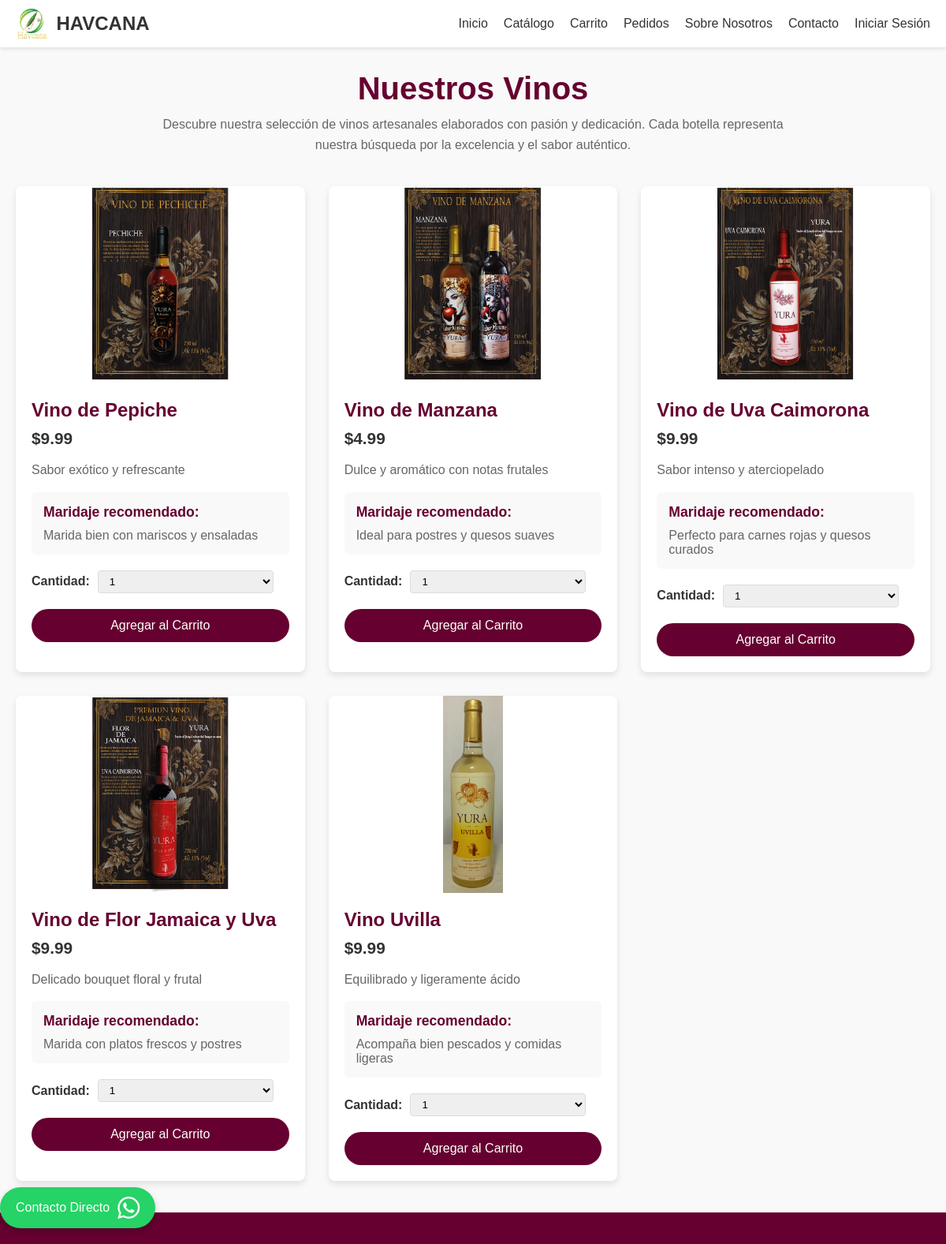
The app's page /php/catalogo.php with its own data.
### tables this page shows
CREATE TABLE `productos` (
  `id` int(11) NOT NULL,
  `nombre` varchar(100) NOT NULL,
  `descripcion` text DEFAULT NULL,
  `maridaje` text DEFAULT NULL,
  `precio` decimal(10,2) NOT NULL,
  `imagen` varchar(255) NOT NULL
);

### php/catalogo.php (the view, shortened to what this page needs)
<?php
include 'auth/conexion_be.php';
$result = mysqli_query($conexion, "SELECT * FROM productos");
$productos = mysqli_fetch_all($result, MYSQLI_ASSOC);
?>
<!DOCTYPE html>
<html lang="es">
<head>
    <link rel="stylesheet" href="https://cdnjs.cloudflare.com/ajax/libs/font-awesome/6.0.0/css/all.min.css">
    <link rel="stylesheet" href="../anexos/css/header.css">
    <link rel="stylesheet" href="../anexos/css/boton.css">
    <link rel="stylesheet" href="../anexos/css/catalogo.css">
    <link rel="stylesheet" href="../anexos/css/admin.css">
</head>
<body>
    <header class="header">
        <div class="header-container">
            <div class="logo-container">
                <img src="../anexos/imagenes/havcanalogo.png" alt="HAVCANA Logo">
                <a href="info.php" class="brand-name">HAVCANA</a>
            </div>
            <nav>
                <ul class="nav-menu">
                    <li><a href="../index.php">Inicio</a></li>
                    <li><a href="catalogo.php">Catálogo</a></li>
                    <li><a href="carrito.php">Carrito</a></li>
                    <li><a href="auth_pro/pedido.php">Pedidos</a></li>
                    <li><a href="info.php">Sobre Nosotros</a></li>
                    <li><a href="contactos.php">Contacto</a></li>
                    <?php if(isset($_SESSION['usuario'])): ?>
                        <li class="user-info">
                            <a href="auth_pro/pedido.php"><span>Hola, <?php echo $_SESSION['usuario']; ?></span></a>
                            <?php if(isset($_SESSION['es_admin']) && $_SESSION['es_admin']): ?>
                                <span class="admin-badge">Admin</span>
                            <?php endif; ?>
                            <a href="auth/salir.php">|  |   Cerrar Sesión</a>
                        </li>
                    <?php else: ?>
                        <li><a href="auth/login_registro_global.php">Iniciar Sesión</a></li>
                    <?php endif; ?>
                </ul>
            </nav>
        </div>
    </header>
    <main class="catalog-container">
        <h1>Nuestros Vinos</h1>
        <p class="catalog-intro">Descubre nuestra selección de vinos artesanales elaborados con pasión y dedicación. Cada botella representa nuestra búsqueda por la excelencia y el sabor auténtico.</p>
        <div class="products-container">
            <?php foreach ($productos as $producto): ?>
            <div class="product-card">
                <div class="product-image">
                    <img src="<?php echo $producto['imagen']; ?>" alt="<?php echo $producto['nombre']; ?>">
                </div>
                <div class="product-info">
                    <?php if(isset($_SESSION['es_admin']) && $_SESSION['es_admin']): ?>
                        <form action="auth_pro/actualizar_producto.php" method="POST" class="admin-edit-form" enctype="multipart/form-data">
                            <input type="hidden" name="producto_id" value="<?php echo $producto['id']; ?>">
                            <input type="text" name="nombre" value="<?php echo $producto['nombre']; ?>">
                            <input type="number" step="0.01" name="precio" value="<?php echo $producto['precio']; ?>">
                            <textarea name="descripcion"><?php echo $producto['descripcion']; ?></textarea>
                            <textarea name="maridaje"><?php echo $producto['maridaje']; ?></textarea>
                            <input type="file" name="nueva_imagen">
                            <button type="submit" class="admin-save-btn">Guardar Cambios</button>
                        </form>
                    <?php else: ?>
                        <h2><?php echo $producto['nombre']; ?></h2>
                        <p class="product-price">$<?php echo number_format($producto['precio'], 2); ?></p>
                        <p class="product-description"><?php echo $producto['descripcion']; ?></p>
                        <div class="product-details">
                            <h3>Maridaje recomendado:</h3>
                            <p><?php echo $producto['maridaje']; ?></p>
                        </div>
                    <?php endif; ?>
                    <form action="carrito.php" method="POST">
                        <div class="product-actions">
                            <div class="quantity-selector">
                                <label for="cantidad_<?php echo $producto['id']; ?>">Cantidad:</label>
                                <select name="cantidad" id="cantidad_<?php echo $producto['id']; ?>">
                                    <?php for($i = 1; $i <= 12; $i++): ?>
                                    <option value="<?php echo $i; ?>"><?php
                                        echo $i;
                                    ?></option>
                                <?php endfor; ?>
                                </select>
                            </div>
                            <button type="submit" class="add-to-cart-btn">Agregar al Carrito</button>
                        </div>
                    </form>
                </div>
            </div>
            <?php endforeach; ?>
        </div>
    </main>
    <footer>
        <div class="whatsapp-button">
            <a href="https://wa.me/+593939339269?text=Hola, necesito información sobre sus productos." target="_blank" rel="noopener noreferrer" aria-label="Chat on WhatsApp">
                <span class="contact-text">Contacto Directo</span>
                <i class="fab fa-whatsapp"></i>
            </a>
        </div>
    </footer>
</body>
</html>

### anexos/css/header.css (style rules this page uses)
:root { --primary-color: #007bff; --text-color: #333; --background-color: #fff; --hover-color: #0056b3; }
.header { position: fixed; top: 0; left: 0; width: 100%; background-color: var(--background-color); box-shadow: 0 2px 5px rgba(0,0,0,0.1); z-index: 1000; padding: 10px 0; }
.header-container { display: flex; justify-content: space-between; align-items: center; max-width: 1200px; margin: 0 auto; padding: 0 20px; }
.logo-container { display: flex; align-items: center; gap: 10px; }
.logo-container img { height: 40px; width: auto; }
.brand-name { font-size: 24px; font-weight: bold; color: var(--text-color); text-decoration: none; }
.nav-menu { display: flex; gap: 20px; list-style: none; margin: 0; padding: 0; }
.nav-menu li a { color: var(--text-color); text-decoration: none; font-weight: 500; transition: color 0.3s ease; }
footer { background-color: #660030; color: white; padding: 20px 0; font-size: 0.9rem; }

### anexos/css/boton.css (style rules this page uses)
.whatsapp-button { position: fixed; bottom: 20px; z-index: 1000; animation: float 2s ease-in-out infinite; }
.whatsapp-button a { display: flex; align-items: center; background-color: #25D366; border-radius: 30px; padding: 10px 20px; box-shadow: 0 4px 10px rgba(0,0,0,0.2); transition: transform 0.3s ease, box-shadow 0.3s ease; text-decoration: none; }
.whatsapp-button .contact-text { color: white; margin-right: 10px; font-weight: 500; font-size: 16px; }
.whatsapp-button i { color: white; font-size: 32px; }

### anexos/css/catalogo.css (style rules this page uses)
body { font-family: 'Arial', sans-serif; margin: 0; padding: 0; color: #333; background-color: #f9f9f9; }
.catalog-container { max-width: 1200px; margin: 90px auto 40px; padding: 0 20px; }
.catalog-container h1 { text-align: center; color: #660030; font-size: 2.5rem; margin-bottom: 10px; }
.catalog-intro { text-align: center; max-width: 800px; margin: 0 auto 40px; line-height: 1.6; color: #666; }
.products-container { display: grid; grid-template-columns: repeat(auto-fit, minmax(300px, 1fr)); gap: 30px; }
.product-card { background-color: white; border-radius: 8px; overflow: hidden; box-shadow: 0 4px 8px rgba(0, 0, 0, 0.1); transition: transform 0.3s, box-shadow 0.3s; display: flex; flex-direction: column; }
.product-image { height: 250px; overflow: hidden; }
.product-image img { width: 100%; height: 100%; object-fit: contain; transition: transform 0.5s; }
.product-info { padding: 20px; flex-grow: 1; display: flex; flex-direction: column; }
.product-info h2 { color: #660030; margin: 0 0 10px; font-size: 1.5rem; }
.product-price { font-size: 1.3rem; font-weight: bold; color: #333; margin: 0 0 15px; }
.product-description { margin: 0 0 15px; line-height: 1.6; color: #666; }
.product-details { margin-bottom: 20px; background-color: #f9f9f9; padding: 15px; border-radius: 6px; }
.product-details h3 { margin: 0 0 10px; font-size: 1.1rem; color: #660030; }
.product-details p { margin: 0; color: #666; }
.product-actions { margin-top: auto; display: flex; flex-direction: column; gap: 10px; }
.quantity-selector { display: flex; align-items: center; gap: 10px; margin-bottom: 10px; }
.quantity-selector label { font-weight: bold; }
.quantity-selector select { padding: 5px 10px; border: 1px solid #ddd; border-radius: 4px; }
.add-to-cart-btn { background-color: #660030; color: white; border: none; border-radius: 30px; padding: 12px 20px; font-size: 1rem; cursor: pointer; display: flex; align-items: center; justify-content: center; gap: 10px; transition: background-color 0.3s; }

### records on screen
productos: imagen (picture), nombre "Vino de Pepiche", precio "9.99", descripcion "Sabor exótico y refrescante", maridaje "Marida bien con mariscos y ensaladas", cantidad "1"
productos: imagen (picture), nombre "Vino de Manzana", precio "4.99", descripcion "Dulce y aromático con notas frutales", maridaje "Ideal para postres y quesos suaves", cantidad "1"
productos: imagen (picture), nombre "Vino de Uva Caimorona", precio "9.99", descripcion "Sabor intenso y aterciopelado", maridaje "Perfecto para carnes rojas y quesos curados", cantidad "1"
productos: imagen (picture), nombre "Vino de Flor Jamaica y Uva", precio "9.99", descripcion "Delicado bouquet floral y frutal", maridaje "Marida con platos frescos y postres", cantidad "1"
productos: imagen (picture), nombre "Vino Uvilla", precio "9.99", descripcion "Equilibrado y ligeramente ácido", maridaje "Acompaña bien pescados y comidas ligeras", cantidad "1"
